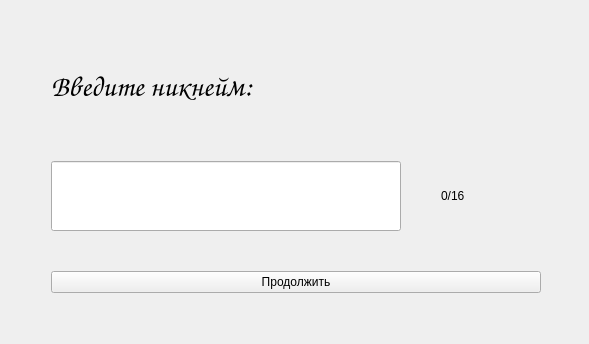
      <widget class="QWidget" name="page_2">
       <layout class="QGridLayout" name="gridLayout_6">
        <item row="0" column="0">
         <layout class="QVBoxLayout" name="verticalLayout_8">
          <item>
           <spacer name="verticalSpacer_3">
            <property name="orientation">
             <enum>Qt::Orientation::Vertical</enum>
            </property>
            <property name="sizeHint" stdset="0">
             <size>
              <width>20</width>
              <height>40</height>
             </size>
            </property>
           </spacer>
          </item>
          <item>
           <layout class="QHBoxLayout" name="horizontalLayout_12">
            <item>
             <spacer name="horizontalSpacer_3">
              <property name="orientation">
               <enum>Qt::Orientation::Horizontal</enum>
              </property>
              <property name="sizeHint" stdset="0">
               <size>
                <width>40</width>
                <height>20</height>
               </size>
              </property>
             </spacer>
            </item>
            <item>
             <layout class="QVBoxLayout" name="verticalLayout_2">
              <property name="spacing">
               <number>40</number>
              </property>
              <item>
               <widget class="QLabel" name="label_4">
                <property name="font">
                 <font>
                  <family>Comic Sans MS</family>
                  <pointsize>22</pointsize>
                 </font>
                </property>
                <property name="text">
                 <string>Введите никнейм:</string>
                </property>
               </widget>
              </item>
              <item>
               <layout class="QHBoxLayout" name="horizontalLayout_3">
                <item>
                 <widget class="QLineEdit" name="lineEdit">
                  <property name="sizePolicy">
                   <sizepolicy hsizetype="Minimum" vsizetype="Minimum">
                    <horstretch>0</horstretch>
                    <verstretch>0</verstretch>
                   </sizepolicy>
                  </property>
                  <property name="minimumSize">
                   <size>
                    <width>350</width>
                    <height>70</height>
                   </size>
                  </property>
                  <property name="maximumSize">
                   <size>
                    <width>16777215</width>
                    <height>16777215</height>
                   </size>
                  </property>
                  <property name="maxLength">
                   <number>16</number>
                  </property>
                 </widget>
                </item>
                <item>
                 <widget class="QLabel" name="lblCharCount">
                  <property name="minimumSize">
                   <size>
                    <width>100</width>
                    <height>0</height>
                   </size>
                  </property>
                  <property name="maximumSize">
                   <size>
                    <width>100</width>
                    <height>16777215</height>
                   </size>
                  </property>
                  <property name="text">
                   <string>0/16</string>
                  </property>
                 </widget>
                </item>
               </layout>
              </item>
              <item>
               <widget class="QPushButton" name="pushButton">
                <property name="sizePolicy">
                 <sizepolicy hsizetype="Expanding" vsizetype="Fixed">
                  <horstretch>0</horstretch>
                  <verstretch>0</verstretch>
                 </sizepolicy>
                </property>
                <property name="text">
                 <string>Продолжить</string>
                </property>
               </widget>
              </item>
             </layout>
            </item>
            <item>
             <spacer name="horizontalSpacer_4">
              <property name="orientation">
               <enum>Qt::Orientation::Horizontal</enum>
              </property>
              <property name="sizeHint" stdset="0">
               <size>
                <width>37</width>
                <height>242</height>
               </size>
              </property>
             </spacer>
            </item>
           </layout>
          </item>
          <item>
           <spacer name="verticalSpacer_4">
            <property name="orientation">
             <enum>Qt::Orientation::Vertical</enum>
            </property>
            <property name="sizeHint" stdset="0">
             <size>
              <width>20</width>
              <height>40</height>
             </size>
            </property>
           </spacer>
          </item>
         </layout>
        </item>
       </layout>
      </widget>
